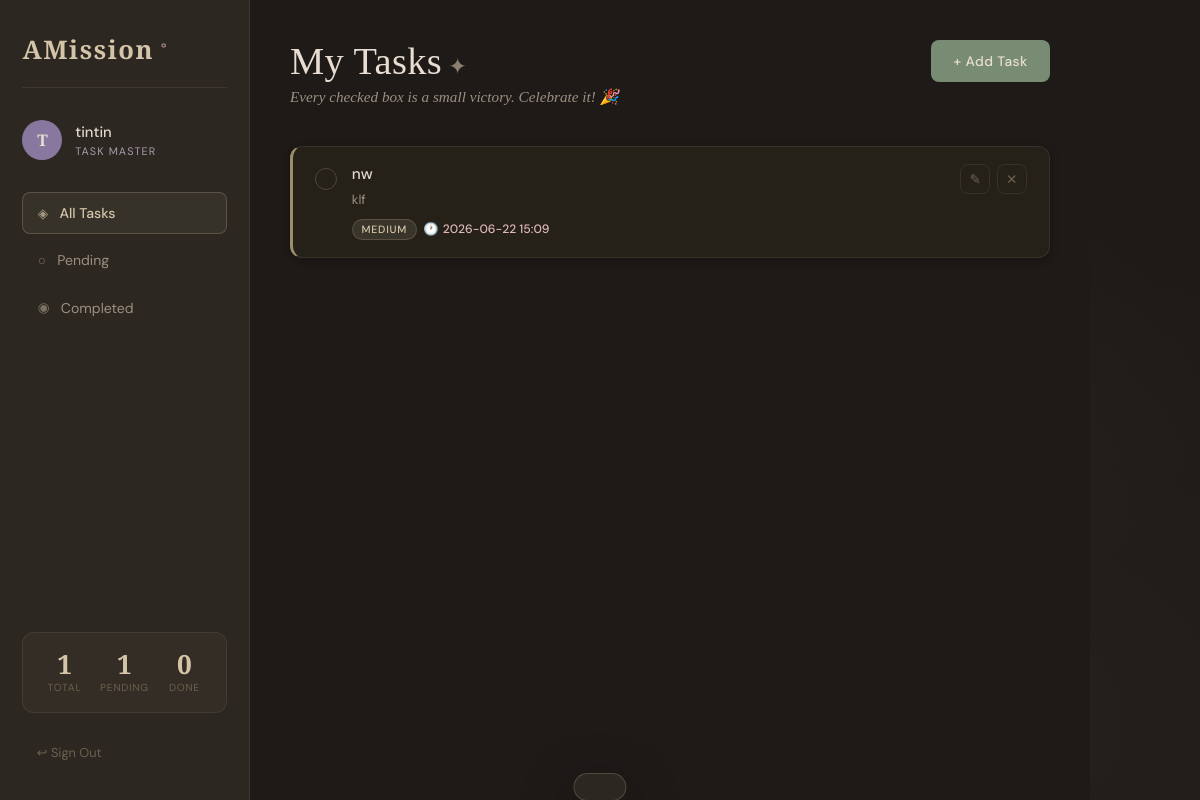
The page /dashboard (signed in) on the database as committed earlier.
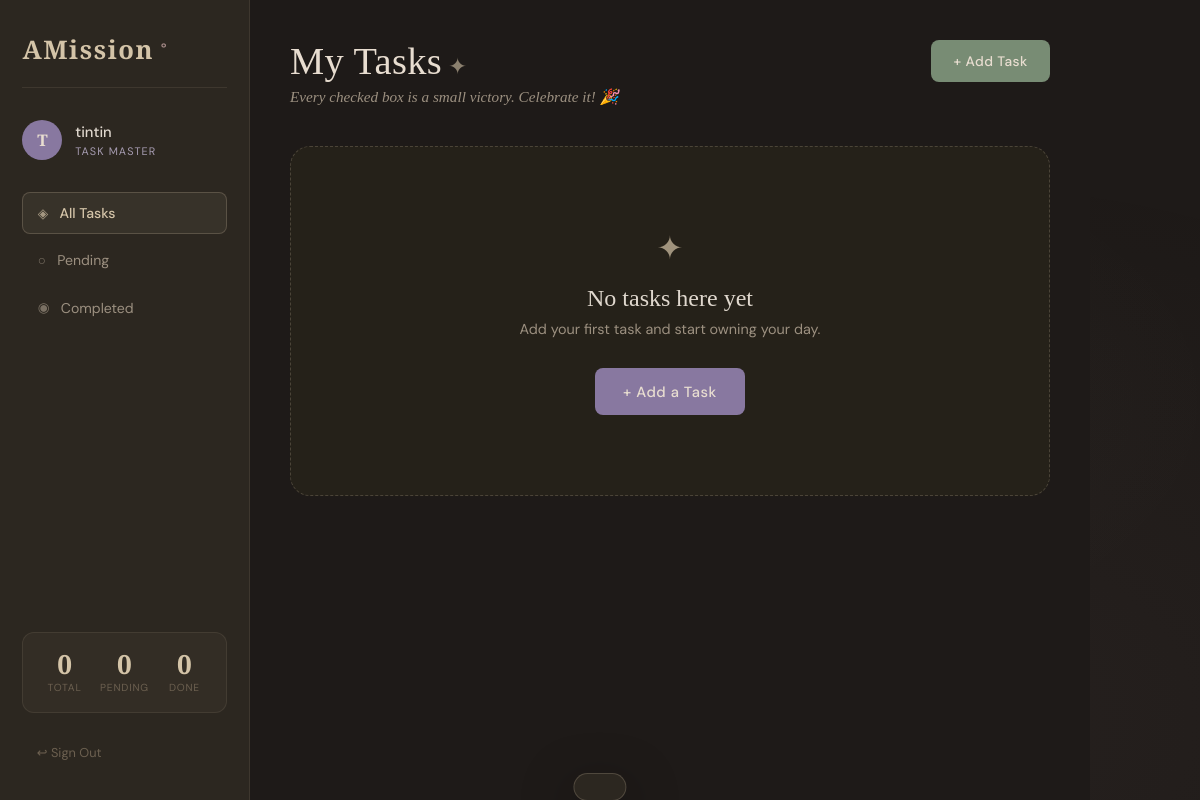
The same page on the database as committed later.
### tables this page shows
CREATE TABLE tasks (
                id          INTEGER PRIMARY KEY AUTOINCREMENT,
                user_id     INTEGER NOT NULL,
                title       TEXT    NOT NULL,
                description TEXT,
                deadline    TEXT,
                priority    TEXT    DEFAULT 'medium',
                done        INTEGER DEFAULT 0,
                created     TEXT    DEFAULT (datetime('now')),
                FOREIGN KEY (user_id) REFERENCES users(id)
            );

### app.py (the view)
@app.route('/dashboard')
@login_required
def dashboard():
    filter_by = request.args.get('filter', 'all')
    with get_db() as conn:
        if filter_by == 'done':
            tasks = conn.execute(
                'SELECT * FROM tasks WHERE user_id=? AND done=1 ORDER BY deadline ASC',
                (session['user_id'],)
            ).fetchall()
        elif filter_by == 'pending':
            tasks = conn.execute(
                'SELECT * FROM tasks WHERE user_id=? AND done=0 ORDER BY deadline ASC',
                (session['user_id'],)
            ).fetchall()
        else:
            tasks = conn.execute(
                'SELECT * FROM tasks WHERE user_id=? ORDER BY done ASC, deadline ASC',
                (session['user_id'],)
            ).fetchall()
        counts = conn.execute(
            'SELECT COUNT(*) as total, SUM(done) as done FROM tasks WHERE user_id=?',
            (session['user_id'],)
        ).fetchone()
    return render_template('dashboard.html',
                           tasks=tasks,
                           filter_by=filter_by,
                           counts=counts,
                           username=session['username'])

### app.py (called while the page is built)
def get_db():
    conn = sqlite3.connect(DB_PATH)
    conn.row_factory = sqlite3.Row
    return conn

def login_required(f):
    @wraps(f)
    def decorated(*args, **kwargs):
        if 'user_id' not in session:
            return redirect(url_for('login'))
        return f(*args, **kwargs)
    return decorated

### templates/dashboard.html (shortened to what this page needs)
{% extends 'base.html' %}
{% block body %}
<div id="toast" class="toast" aria-live="polite"></div>
<div class="app-layout">
  <aside class="sidebar">
    <div class="sidebar-brand">AMission</div>
    <div class="sidebar-user">
      <div class="user-avatar">{{ username[0]|upper }}</div>
      <div class="user-info">
        <span class="user-name">{{ username }}</span>
        <span class="user-role">Task Master</span>
      </div>
    </div>
    <nav class="sidebar-nav">
      <a href="{{ url_for('dashboard', filter='all') }}"   class="nav-item {% if filter_by=='all' %}active{% endif %}">
        <span class="nav-icon">◈</span> All Tasks
      </a>
      <a href="{{ url_for('dashboard', filter='pending') }}" class="nav-item {% if filter_by=='pending' %}active{% endif %}">
        <span class="nav-icon">○</span> Pending
      </a>
      <a href="{{ url_for('dashboard', filter='done') }}"    class="nav-item {% if filter_by=='done' %}active{% endif %}">
        <span class="nav-icon">◉</span> Completed
      </a>
    </nav>
    <div class="sidebar-stats">
      <div class="stat-card">
        <span class="stat-num">{{ counts['total'] or 0 }}</span>
        <span class="stat-lbl">Total</span>
      </div>
      <div class="stat-card">
        <span class="stat-num">{{ (counts['total'] or 0) - (counts['done'] or 0) }}</span>
        <span class="stat-lbl">Pending</span>
      </div>
      <div class="stat-card">
        <span class="stat-num">{{ counts['done'] or 0 }}</span>
        <span class="stat-lbl">Done</span>
      </div>
    </div>
    <a href="{{ url_for('logout') }}" class="sidebar-logout">↩ Sign Out</a>
  </aside>
  <main class="main-content">
    <header class="main-header">
      <div>
        <h1 class="page-title">My Tasks</h1>
        <p class="page-sub" id="daily-quote">Loading your inspiration…</p>
      </div>
      <button class="btn-add-task" onclick="openModal()">+ Add Task</button>
    </header>
    <div class="task-list">
      {% if tasks %}
        {% for task in tasks %}
        <div class="task-card {% if task['done'] %}task-done{% endif %} priority-{{ task['priority'] }}" data-id="{{ task['id'] }}">
          <div class="task-left">
            <button class="task-check {% if task['done'] %}checked{% endif %}"
              onclick="window.location='{% if task['done'] %}{{ url_for('undo_done', task_id=task['id']) }}{% else %}{{ url_for('mark_done', task_id=task['id']) }}{% endif %}'">
            </button>
            <div class="task-body">
              <div class="task-title">{{ task['title'] }}</div>
              {% if task['description'] %}
              <div class="task-desc">{{ task['description'] }}</div>
              {% endif %}
              <div class="task-meta">
                <span class="priority-badge priority-{{ task['priority'] }}">{{ task['priority']|capitalize }}</span>
                {% if task['deadline'] %}
                <span class="deadline-badge" data-deadline="{{ task['deadline'] }}">
                  🕐 <span class="deadline-text">{{ task['deadline']|replace('T',' ') }}</span>
                </span>
                {% endif %}
              </div>
            </div>
          </div>
          <div class="task-actions">
            {% if not task['done'] %}
            <a href="{{ url_for('edit_task', task_id=task['id']) }}" class="action-btn edit-btn" title="Edit">✎</a>
            {% endif %}
            <button class="action-btn delete-btn" onclick="confirmDelete({{ task['id'] }})" title="Delete">✕</button>
          </div>
        </div>
        {% endfor %}
      {% else %}
        <div class="empty-state">
          <div class="empty-icon">✦</div>
          <h3>No tasks here yet</h3>
          <p>Add your first task and start owning your day.</p>
          <button class="btn-primary" onclick="openModal()">+ Add a Task</button>
        </div>
      {% endif %}
    </div>
  </main>
</div>
{% endblock %}

### templates/base.html (shortened to what this page needs)
<!DOCTYPE html>
<html lang="en">
<head>
  <link rel="stylesheet" href="{{ url_for('static', filename='css/style.css') }}">
</head>
<body>
  {% block body %}{% endblock %}
</body>
</html>

Rows that differ between the two databases and show on the page:
removed tasks: done 0 (drawn), title "nw", description "klf", priority "MEDIUM", deadline "2026-06-22 15:09"
Other text that changed with them:
{{ counts['total'] or 0 }}: "1" → "0"
{{ (counts['total'] or 0) - (counts['done'] or 0) }}: "1" → "0"
text now shown: "✦ No tasks here yet Add your first task and start owning your day. + Add a Task"
